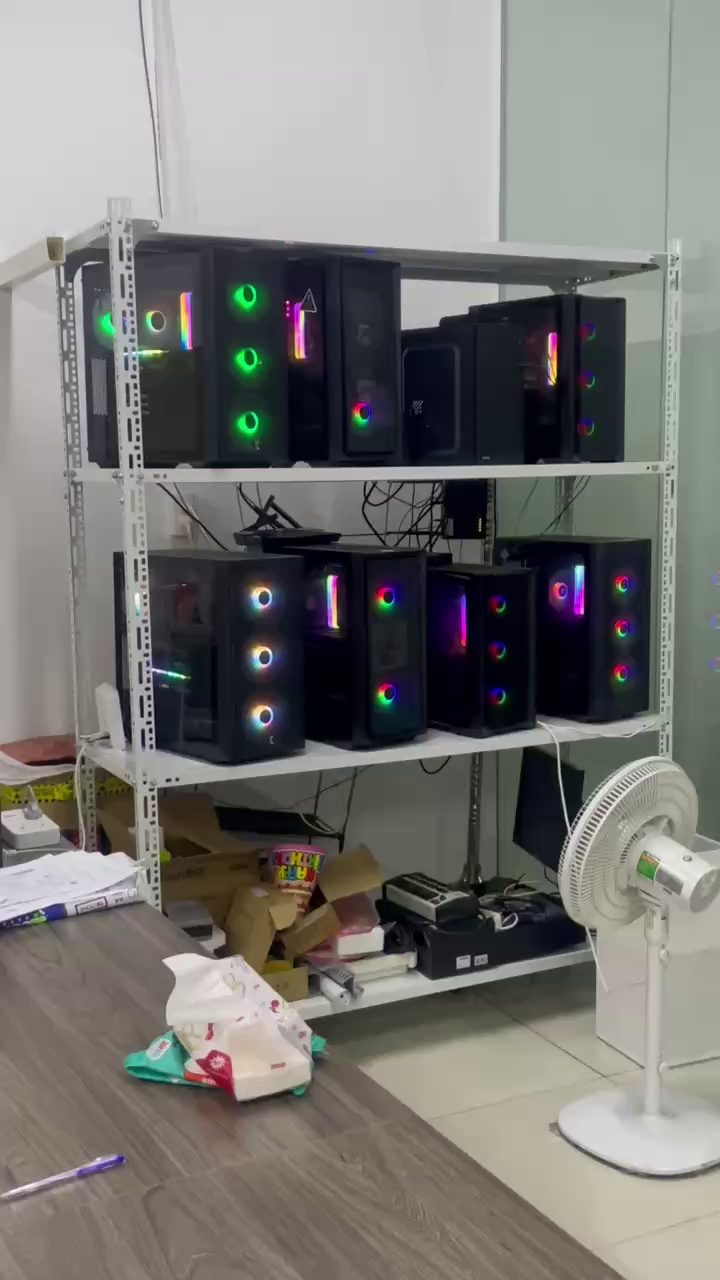
#> input picture Object_Counting/web/sample.jpg, 720 x 1280 px
$ python -i video_frames.py   (imports and definitions only)   (older library calls are emulated)
#> lines starting #> are read from the running program, lines starting #| are printed output that depends on the picture
#> further down, picture is the input picture: shape (1280, 720, 3); mean B, G, R 114.9, 118.2, 119.2
"""Sample a local video and keep sharp representatives for manual annotation.

This module never loads a detector or creates training labels. Candidate images
stay available even when near-duplicate selection excludes them from the ZIP.
"""

from __future__ import annotations

from datetime import datetime, timezone
import hashlib
import json
import math
from pathlib import Path
import shutil
import uuid
from zipfile import ZipFile, ZIP_DEFLATED

import cv2
import numpy as np
from PIL import Image, ImageDraw, ImageFont


def _features(frame):
    gray = cv2.cvtColor(frame, cv2.COLOR_BGR2GRAY)
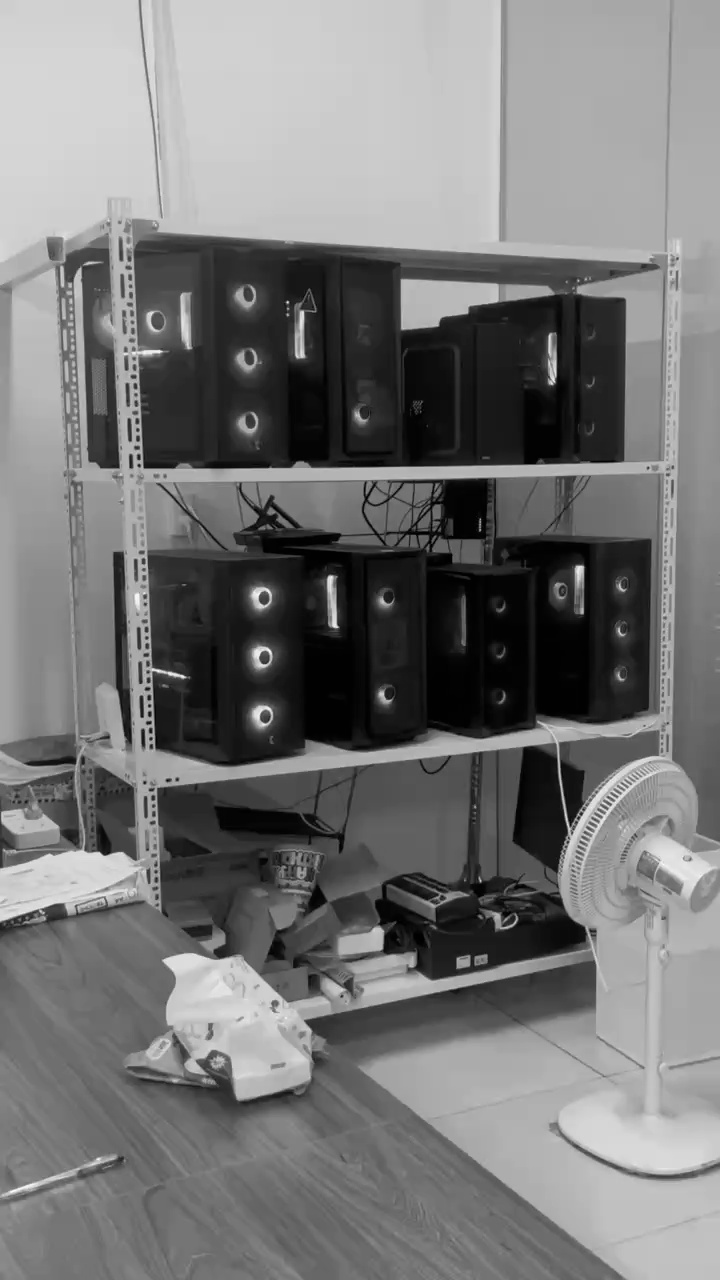
#> gray: shape (1280, 720); min 0, max 253, mean 118.1
    fixed_gray = cv2.resize(gray, (320, 180), interpolation=cv2.INTER_AREA)
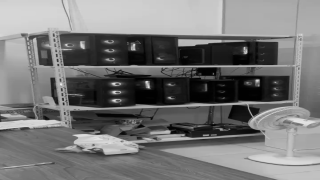
#> fixed_gray: shape (180, 320); min 1, max 234, mean 118.1
    sharpness = float(cv2.Laplacian(fixed_gray, cv2.CV_64F).var())
#> sharpness = 1182.8
    small = cv2.resize(gray, (9, 8), interpolation=cv2.INTER_AREA)
    dhash = 0
    for bit in (small[:, 1:] > small[:, :-1]).ravel():
        dhash = (dhash << 1) | int(bit)
#> this loop made 64 passes
#> (bit, dhash) on passes 2 to 13: (False, 0), (True, 1), (False, 2), (False, 4), (False, 8), (False, 16), (False, 32), (False, 64), (False, 128), (False, 256), (False, 512), (True, 1025)
#> after the loop, dhash = 2308947030047936271
    pixels = cv2.resize(frame, (64, 36), interpolation=cv2.INTER_AREA).astype(np.int16)
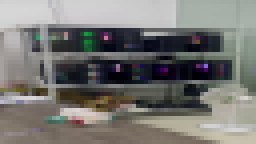
#> pixels: shape (36, 64, 3) int16 (shown 4 times larger); mean B, G, R 114.9, 118.2, 119.2
    return sharpness, dhash, pixels


# [194 lines left out: functions _curate, _plan_indices, _sha256, _write_jpeg, _contact_sheet, extract_video_frames, not called in this run]

>>> import cv2
>>> picture = cv2.imread('../web/sample.jpg')
>>> result = _features(picture)
